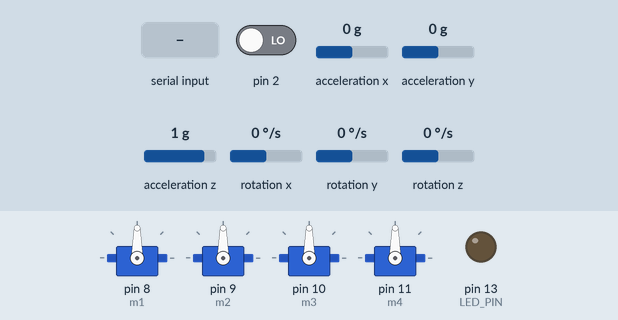
Simulated run of this sketch. Board: Arduino Uno, built with avr-gcc and run on an emulated ATmega328P. On the bench: 4 × servo, output pins drawn as LEDs (lit = HIGH). Inputs (shaded band) come from the test bench; at power-on: pin 2 LOW, acceleration x 0 g, acceleration y 0 g, acceleration z 1 g, rotation x 0 °/s, rotation y 0 °/s, rotation z 0 °/s. The sensor or clock chip raises its interrupt line as the real part does; what the sketch prints to the serial monitor is not drawn.

Above: at 0.1 s.
At 1.3 s:
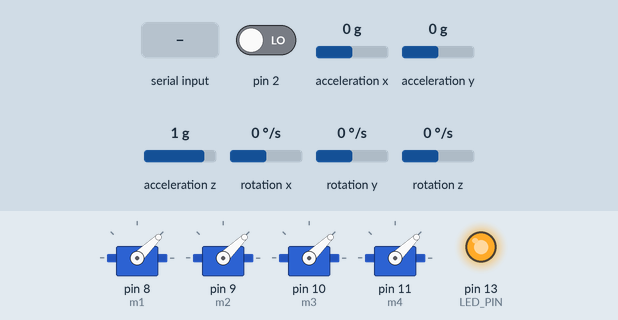
1.4 s: "90,45\n" received over Serial
At 1.8 s:
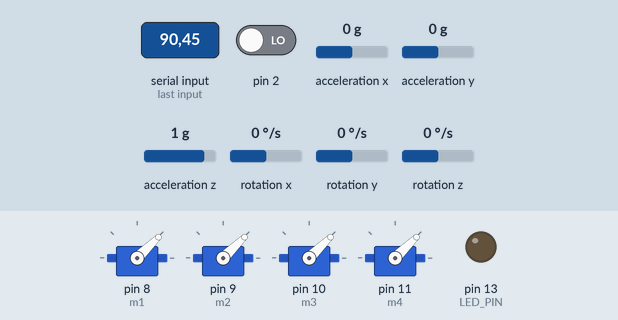
4.5 s: "1024\n" received over Serial
Timing chart, 0 to 13.6 s (numbered marks = the images above; inputs shaded):
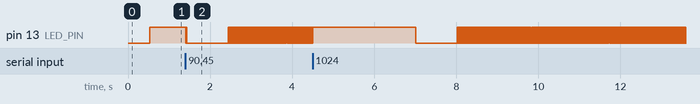

Measured:
- after the input at 1.4 s, pin 13 (LED_PIN): goes LOW 0.01 s, HIGH 0.01 s, LOW 1.0 s, 84 × (HIGH 0.01 s, LOW 0.01 s), HIGH 0.01 s, then LOW, starting at once

The sketch:

Quadcopter.ino
```cpp
#include "I2Cdev.h"
#include "MPU6050_6Axis_MotionApps20.h"
#include <Servo.h>
#include <PinChangeInt.h>

#if I2CDEV_IMPLEMENTATION == I2CDEV_ARDUINO_WIRE
    #include "Wire.h"
#endif

MPU6050 mpu;
#define OUTPUT_READABLE_YAWPITCHROLL
#define LED_PIN 13
bool blinkState = false;

bool dmpReady = false;
uint8_t mpuIntStatus;
uint8_t devStatus;
uint16_t packetSize;
uint16_t fifoCount;
uint8_t fifoBuffer[64];

Quaternion q;
VectorInt16 aa;
VectorInt16 aaReal;
VectorInt16 aaWorld;
VectorFloat gravity;
float euler[3];
float ypr[3];

volatile bool mpuInterrupt = false;
void dmpDataReady()
{
    mpuInterrupt = true;
}


//++++++++++++++++++++++++++++++++++++++++++++   RX  Values    ++++++++++++++++++++++++++++++++++++++++++++++++++++=

volatile int rx_values[6]={1470,1470,1000,1470,1470,1470};
volatile int timer_start[6],last_interrupt_time;
uint8_t latest_interrupted_pin;

//++++++++++++++++++++++++++++++++++++++++++++++++++++++++++++++++++++++++++++++++++++++++++++++++++++++++++++++++++++++++++++++++++++++++++++++++++++++

//+++++++++++++++++++++++++++++++++++++++++++++   PID Variables   +++++++++++++++++++++++++++++++++++++++++++++++++++++++++++++++++++

double yaw=0,pitch=0,roll=0;
double motor_yaw_out = 0 , yaw_setpoint = 0;
double motor_pitch_out = 0 , pitch_setpoint = 0;
double motor_roll_out = 0 , roll_setpoint = 0 ;

//+++++++++++++++++++++++++++++++++++++++++++++++++++++++++++++++++++++++++++++++++++++++++++++++++++++++++++++++++++++++++++++++
Servo m1,m2,m3,m4;
float a1,a2,a3,a4;                                     //  Servo's inputs and variables
int th=1000,threq;


void setup()
{
 Serial.begin(115200);
 m1.attach(8);
 m2.attach(9);
 m3.attach(10);
 m4.attach(11);
 MPU_initialise();
 MPU_update();
 //rx_initialise();

 m1.writeMicroseconds(1000);
 m2.writeMicroseconds(1000);
 m3.writeMicroseconds(1000);
 m4.writeMicroseconds(1000);

 while(!Serial.available());
 Serial.read();
}


void loop()
{
  MPU_update();
  //rx_initialise();
  control_update();

//++++++++++++++++++++++++++++++++++++++++++++++++++++++++++++++++++++++++


 int t1=100;
 int t2=100;
 if(Serial.available())
 {threq=Serial.parseInt();
  //rx_values[2]=threq;
  if(threq>1000 && threq<1800)
  {
   if(th==threq)
   {/*
     m1.writeMicroseconds(th);
     m2.writeMicroseconds(th);
     m3.writeMicroseconds(th);
     m4.writeMicroseconds(th);*/
   }

   else if(th<threq)
   {
     for( ;th<=threq;th++)
     {/*
       m1.writeMicroseconds(th);
       m2.writeMicroseconds(th);
       m3.writeMicroseconds(th);
       m4.writeMicroseconds(th);*/
       delay(t1);
     }
     Serial.print("Throttle = ");  Serial.println(th);
   }
   else if(th>threq)
   {
     for( ;th>=threq;th--)
     {/*
      m1.writeMicroseconds(th);
      m2.writeMicroseconds(th);
      m3.writeMicroseconds(th);
      m4.writeMicroseconds(th);*/
      delay(t2);
     }
     Serial.print("Throttle = ");  Serial.println(th);
   }

  }
  else
  {/*
   m1.writeMicroseconds(1000);
   m2.writeMicroseconds(1000);
   m3.writeMicroseconds(1000);
   m4.writeMicroseconds(1000);*/
   Serial.println("Motor Stopped");
  }
 }


//+++++++++++++++++++++++++++++++++++++++++++++++++++++++++++++++++++++++++++++++++

}
```

Control.ino
```cpp
void control_update()
{
  Setpoint();
  newpid();

   //th=rx_values[2];
// m1.writeMicroseconds(th + /* motor_yaw_out */ + motor_pitch_out + motor_roll_out);
// m2.writeMicroseconds(th - /* motor_yaw_out */ - motor_pitch_out + motor_roll_out);
// m3.writeMicroseconds(th + /* motor_yaw_out */ - motor_pitch_out - motor_roll_out);
// m4.writeMicroseconds(th - /* motor_yaw_out */ + motor_pitch_out - motor_roll_out);

 Serial.println(motor_yaw_out);
 Serial.println(motor_pitch_out);
 Serial.println(motor_roll_out);
}


void Setpoint()
{

 if(rx_values[3]>(1470-50)  &&  rx_values[3]<(1450+50)  )                      // &&   rx_values[0]>1000  &&  rx_values[0]<2000)
 {yaw_setpoint = 0;}
 else
 {yaw_setpoint = 170 + (double) (rx_values[3] -1960) * 34 / 96;}               //yaw_setpoint=map(rx_values[0],1015,1980,-170,170);


 if(rx_values[0]>(1470-50)  &&  rx_values[0]<(1450+50)  )                        // &&   rx_values[0]>1000  &&  rx_values[0]<2000)
 {pitch_setpoint = 0;}
 else
 {pitch_setpoint = 20 + (double) (rx_values[0] -1960) * 4 / 96;}                  //map(rx_values[0],1000,1960,-45,45)


 if(rx_values[1]>(1470-50)  &&  rx_values[1]<(1470+50))
 {roll_setpoint = 0;}
 else
 {roll_setpoint = 30 + (double) (rx_values[1] - 1960) * 6 / 96;}

}
```

MPU_IMU.ino
```cpp
void MPU_initialise()
{
   #if I2CDEV_IMPLEMENTATION == I2CDEV_ARDUINO_WIRE
        Wire.begin();
        TWBR = 24;
    #elif I2CDEV_IMPLEMENTATION == I2CDEV_BUILTIN_FASTWIRE
        Fastwire::setup(400, true);
    #endif

    while (!Serial);
    Serial.println(F("Initializing I2C devices..."));
    mpu.initialize();
    Serial.println(F("Testing device connections..."));
    Serial.println(mpu.testConnection() ? F("MPU6050 connection successful") : F("MPU6050 connection failed"));

    Serial.println(F("Initializing DMP..."));
    devStatus = mpu.dmpInitialize();
    mpu.setXGyroOffset(68);
    mpu.setYGyroOffset(2);
    mpu.setZGyroOffset(-15);
    mpu.setZAccelOffset(1837);
    if (devStatus == 0)
    {
        Serial.println(F("Enabling DMP..."));
        mpu.setDMPEnabled(true);
        Serial.println(F("Enabling interrupt detection (Arduino external interrupt 0)..."));
        attachInterrupt(0, dmpDataReady, RISING);
        mpuIntStatus = mpu.getIntStatus();
        Serial.println(F("DMP ready! Waiting for first interrupt..."));
        dmpReady = true;
        packetSize = mpu.dmpGetFIFOPacketSize();
    }
    else
    {
        Serial.print(F("DMP Initialization failed (code "));
        Serial.print(devStatus);
        Serial.println(F(")"));
    }
    pinMode(LED_PIN, OUTPUT);
}


void MPU_update()
{
 if (!dmpReady) return;
    while (!mpuInterrupt && fifoCount < packetSize)
    {

    }
    mpuInterrupt = false;
    mpuIntStatus = mpu.getIntStatus();
    fifoCount = mpu.getFIFOCount();
    if ((mpuIntStatus & 0x10) || fifoCount == 1024)
    {
        mpu.resetFIFO();
    }
    else if (mpuIntStatus & 0x02)
    {
        while (fifoCount < packetSize) fifoCount = mpu.getFIFOCount();
        mpu.getFIFOBytes(fifoBuffer, packetSize);
        fifoCount -= packetSize;


        #ifdef OUTPUT_READABLE_YAWPITCHROLL

            mpu.dmpGetQuaternion(&q, fifoBuffer);
            mpu.dmpGetGravity(&gravity, &q);
            mpu.dmpGetYawPitchRoll(ypr, &q, &gravity);
            Serial.print("ypr\t");
            Serial.print(ypr[0] * 180/M_PI);
            Serial.print("\t");
            Serial.print(ypr[1] * 180/M_PI);
            Serial.print("\t");
            Serial.println(ypr[2] * 180/M_PI);
        #endif
        blinkState = !blinkState;
        digitalWrite(LED_PIN, blinkState);
    }
}
```

PID_control_loop.ino
```cpp
int e1=0,e2=0,e3=0;

void newpid()
{
  yaw = ypr[0] * 180/M_PI;
  pitch = ypr[1] * 180/M_PI;
  roll = ypr[2] * 180/M_PI;

  motor_yaw_out = 0.5 *(yaw - yaw_setpoint) + 0.25 * (e1 - yaw_setpoint + yaw);
  e1 = yaw_setpoint - yaw;

  motor_pitch_out = 0.5 *(pitch - pitch_setpoint) + 0.25 * (e2 - pitch_setpoint + pitch);
  e2 = pitch_setpoint - pitch;

  motor_roll_out = 1 *(roll - roll_setpoint) + 0 * (e3 - roll_setpoint + roll);
  e3 = roll_setpoint + roll;
}
```

Receiver.ino
```cpp
void rx_initialise()
{
  pinMode( 3   , INPUT); digitalWrite(3, HIGH);
  attachPinChangeInterrupt(  3     , change1, CHANGE);

  pinMode(  4  , INPUT); digitalWrite(4, HIGH);
  attachPinChangeInterrupt(   4    , change1, CHANGE);                                                       //  Enter the pin numbers

  pinMode(  5  , INPUT); digitalWrite(5, HIGH);
  attachPinChangeInterrupt(   5    , change1, CHANGE);

  pinMode( 6   , INPUT); digitalWrite(6, HIGH);
  attachPinChangeInterrupt(  6     , change1, CHANGE);
}


void change1()
{
 latest_interrupted_pin=PCintPort::arduinoPin;
 last_interrupt_time=micros();
 if(digitalRead(latest_interrupted_pin)==HIGH)
 {timer_start[latest_interrupted_pin - 3]=micros();}
 else
 {
  if(timer_start[latest_interrupted_pin - 3]!=0)
  {rx_values[latest_interrupted_pin - 3]=((volatile int)micros() - timer_start[latest_interrupted_pin - 3]);
   timer_start[latest_interrupted_pin - 3]=0;
  }
 }
}
```
